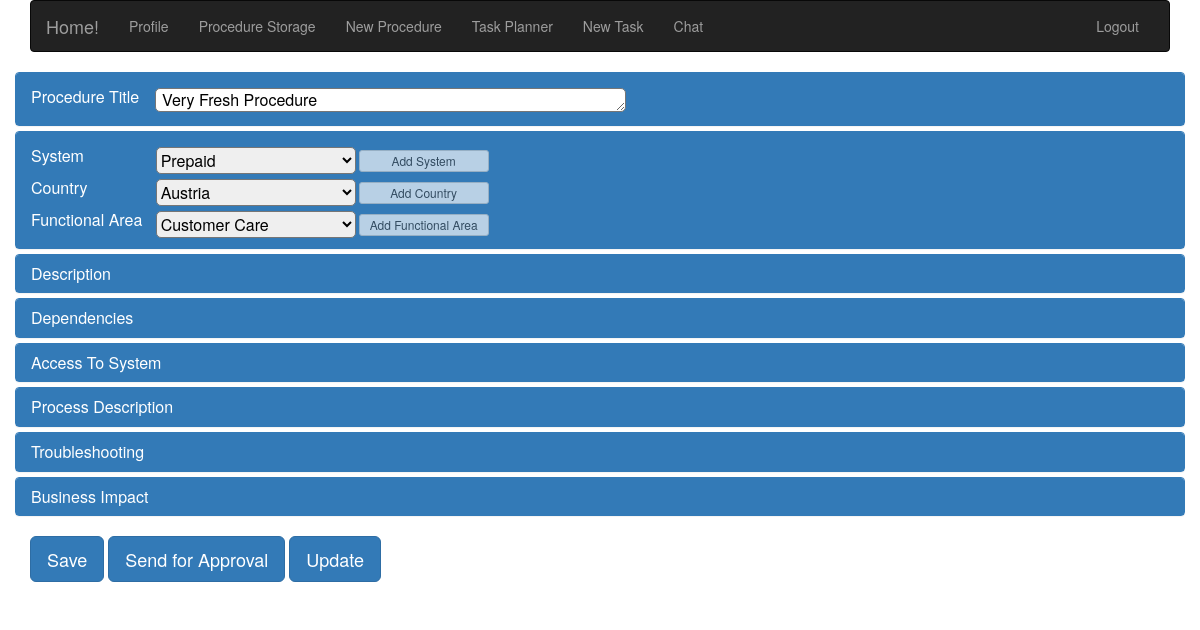
The app's page /edit_procedure.php?procid=13&procname=  Very Fresh Procedure V3 (signed in), older data.
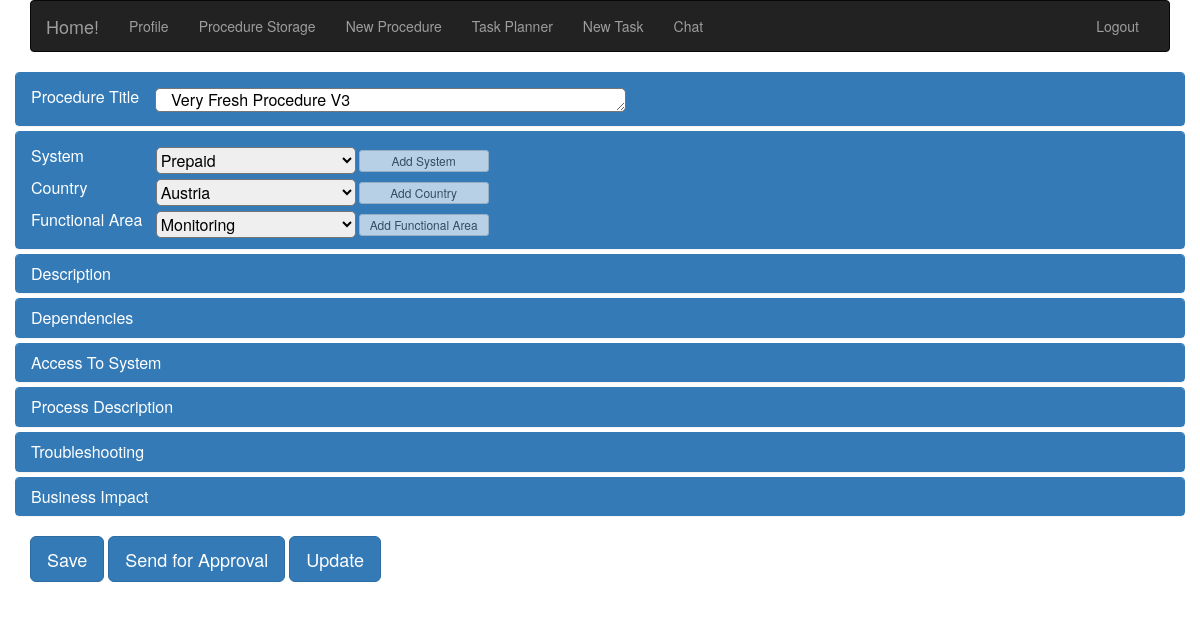
The same page, newer data.
### tables this page shows
CREATE TABLE IF NOT EXISTS `classsystem` (
  `ClassSysID` int(11) NOT NULL,
  `ClassSysName` varchar(50) NOT NULL
);

CREATE TABLE IF NOT EXISTS `procedures` (
  `ProcID` int(11) NOT NULL,
  `ProcTitle` varchar(250) NOT NULL,
  `ProcSystem` int(11) NOT NULL,
  `ProcCountry` int(11) NOT NULL,
  `ProcFuncArea` int(11) NOT NULL,
  `ProcDescript` text NOT NULL,
  `ProcDependecies` text NOT NULL,
  `ProcAccess` text NOT NULL,
  `ProcDescription` text NOT NULL,
  `ProcTroubleshooting` text NOT NULL,
  `ProcImpact` text NOT NULL,
  `procstate` int(11) NOT NULL DEFAULT '1',
  `procversion` int(11) NOT NULL DEFAULT '1',
  `proccreatedate` datetime NOT NULL,
  `proccreatename` varchar(300) NOT NULL,
  `procmoddate` datetime NOT NULL DEFAULT CURRENT_TIMESTAMP,
  `procmodname` varchar(300) NOT NULL
);

### adds/queries.php (called while the page is built, shortened)
<?php
	function selectAll($tableName = "countries", $order = 2){
		$link = mysqli_connect(DB_HOST, DB_USER, DB_PASS, DB_NAME)or die("Cannot Connect");
		$sql="SELECT*FROM $tableName ORDER BY $order ASC";
		return(mysqli_fetch_all($link->query($sql)));
	}
    function procedurez($procid){
        $link = mysqli_connect(DB_HOST, DB_USER, DB_PASS, DB_NAME)or die("Cannot Connect");
        $sql="SELECT
                D.procid as ID,
                D.proctitle as Title,
                A.classsysname as System,
                B.classcountryname as Country,
                C.classfuncname as Func,
                D.procdescript as Descript,
                D.procdependecies as Depend,
                D.procaccess as Access,
                D.procdescription as Description,
                D.proctroubleshooting as Troubleshooting,
                D.procimpact as Impact,
                D.procversion as Version
                FROM
                classsystem A, classcountry B, classfuncarea C, procedures D
                WHERE A.classsysid = D.procsystem and B.classcountryid = d.proccountry and c.classfuncid = d.procfuncarea and d.procid = '$procid';";
        return(mysqli_fetch_all($link->query($sql)));
    }
?>

### edit_procedure.php (the view, shortened to what the changed rows need)
<!DOCTYPE html>
<html lang="en">
    <head>
		<?php
		$procidd = $_GET['procid'];
		?>
        <link rel="stylesheet" type="text/css" href="/root/PS/css/bootstrap.css">
        <link rel="stylesheet" href="/root/PS/css/spoiler.css">
        <link rel="stylesheet" type="text/css" href="/root/PS/css/my_style.css">
    </head>
    <body>
    <div class="container">
        <?php
            include_once('./adds/queries.php');
        ?>
			<?php
                $selectProcedure = procedurez($procidd);
				foreach ($selectProcedure as $key => $procedureItem) {
                    $pprocTitle = $procedureItem[1];
                    $pprocFuncArea = $procedureItem[4];
                }
            ?>
        <div class="panel-group" style="margin-top: 20px">
            <form action="./adds/queries.php" method="post">
                <div class="row panel panel-primary">
                    <div class="panel-heading">
                        <h4 class="panel-title">
                            <div class="row">
                                <div class="col-xs-9 classification newProcTitle">
                                    <textarea class="procTitle" name="procTitle" rows="1" cols="50"> <?php echo $pprocTitle ?> </textarea>
                                </div>
                            </div>
                        </h4>
                    </div>
                </div>
                <div class="row panel panel-primary">
                    <div class="panel-heading">
                        <h4 class="panel-title">
                            <div>
                                <?php
                                echo '<div class="row">';
                                    $dropFunc = selectAll('classfuncarea');
                                    echo '<div class="col-xs-2">Functional Area  </div><div class="col-xs-9 classification">';
                                        echo '<select class="ddropdown" name="FuncArea">';
                                            foreach ($dropFunc as $key => $dropFuncItem) {
                                            	if ($dropFuncItem[1] == $pprocFuncArea){
                                            		echo '<option value='.$dropFuncItem[0].' selected>'.$dropFuncItem[1].'</option>';
                                            	}else{
                                            		echo '<option value='.$dropFuncItem[0].'>'.$dropFuncItem[1].'</option>';
                                            	}
                                            }
                                        echo '</select>';
                                        echo '<button type="button" data-toggle="modal" data-target="#newFuncAreaModal" class="btn btn-default btn-xs newProc-Button-Add" disabled="true">Add Functional Area</button>';
                                    echo'</div>';
                                echo'</div>';
                                ?>
                            </div>
                        </h4>
                    </div>
                </div>
            </form>
        </div>
    </div>
    </body>
</html>

Row changes from the older to the newer data that the page shows:
changed through a linked row, classsystem: procTitle "Very Fresh Procedure" → "Very Fresh Procedure V3"
Text that changed along with them:
form field FuncArea: "Customer Care" → "Monitoring"
